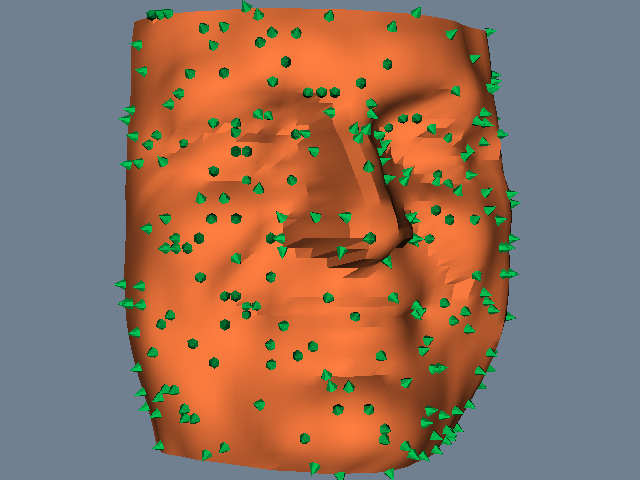

Python code for this plot:
#!/usr/bin/env python

# Glyph cone spikes along surface normals of a face mesh.

import os
from pathlib import Path

# Factory overrides: importing these modules registers the OpenGL rendering
# and interaction style implementations for vtkRenderingCore factory classes.
import vtkmodules.vtkInteractionStyle  # noqa: F401
import vtkmodules.vtkRenderingOpenGL2  # noqa: F401

# VTK pipeline classes used in this example
from vtkmodules.vtkCommonTransforms import vtkTransform
from vtkmodules.vtkFiltersCore import (
    vtkGlyph3D,
    vtkMaskPoints,
    vtkPolyDataNormals,
)
from vtkmodules.vtkFiltersGeneral import vtkTransformPolyDataFilter
from vtkmodules.vtkFiltersSources import vtkConeSource
from vtkmodules.vtkIOLegacy import vtkPolyDataReader
from vtkmodules.vtkRenderingCore import (
    vtkActor,
    vtkPolyDataMapper,
    vtkRenderWindow,
    vtkRenderWindowInteractor,
    vtkRenderer,
)

# Colors (normalized RGB)
flesh = (1.000, 0.490, 0.250)
emerald_green = (0.000, 0.789, 0.340)
slate_gray = (0.439, 0.502, 0.565)

# Data file
data_dir = Path(os.environ.get("VPE_DATA_DIR", Path(__file__).parent))
file_name = str(data_dir / "fran_cut.vtk")

# Reader: load the face mesh from a Cyberware laser digitizer scan
fran = vtkPolyDataReader()
fran.SetFileName(file_name)

# Filter: compute and flip surface normals to point outward
fran_normals = vtkPolyDataNormals()
fran_normals.SetInputConnection(fran.GetOutputPort())
fran_normals.FlipNormalsOn()

# Mapper: map the face surface to graphics primitives
fran_mapper = vtkPolyDataMapper()
fran_mapper.SetInputConnection(fran_normals.GetOutputPort())

# Actor: display the face surface
fran_actor = vtkActor()
fran_actor.SetMapper(fran_mapper)
fran_actor.GetProperty().SetColor(flesh)

# Filter: subsample every 10th point for glyphing
mask = vtkMaskPoints()
mask.SetInputConnection(fran_normals.GetOutputPort())
mask.SetOnRatio(10)
mask.RandomModeOn()

# Source: cone glyph translated so the base is at the origin
cone = vtkConeSource()
cone.SetResolution(6)

cone_transform = vtkTransform()
cone_transform.Translate(0.5, 0.0, 0.0)

cone_transformed = vtkTransformPolyDataFilter()
cone_transformed.SetInputConnection(cone.GetOutputPort())
cone_transformed.SetTransform(cone_transform)

# Filter: place oriented cone glyphs at subsampled surface points
glyph = vtkGlyph3D()
glyph.SetInputConnection(mask.GetOutputPort())
glyph.SetSourceConnection(cone_transformed.GetOutputPort())
glyph.SetVectorModeToUseNormal()
glyph.SetScaleModeToScaleByVector()
glyph.SetScaleFactor(0.004)

# Mapper: map the glyphs to graphics primitives
spike_mapper = vtkPolyDataMapper()
spike_mapper.SetInputConnection(glyph.GetOutputPort())

# Actor: display the spike glyphs
spike_actor = vtkActor()
spike_actor.SetMapper(spike_mapper)
spike_actor.GetProperty().SetColor(emerald_green)

# Renderer: assemble the scene
renderer = vtkRenderer()
renderer.AddActor(fran_actor)
renderer.AddActor(spike_actor)
renderer.SetBackground(slate_gray)

# Window: display the rendered scene
render_window = vtkRenderWindow()
render_window.AddRenderer(renderer)
render_window.SetWindowName("spike fran")
render_window.SetMultiSamples(0)
render_window.SetSize(640, 480)

# Scene: configure camera
renderer.ResetCamera()
renderer.GetActiveCamera().Zoom(1.4)
renderer.GetActiveCamera().Azimuth(110)

# Interactor: handle mouse and keyboard events
render_window_interactor = vtkRenderWindowInteractor()
render_window_interactor.SetRenderWindow(render_window)

# Launch the interactive visualization
render_window_interactor.Initialize()
render_window_interactor.Start()
